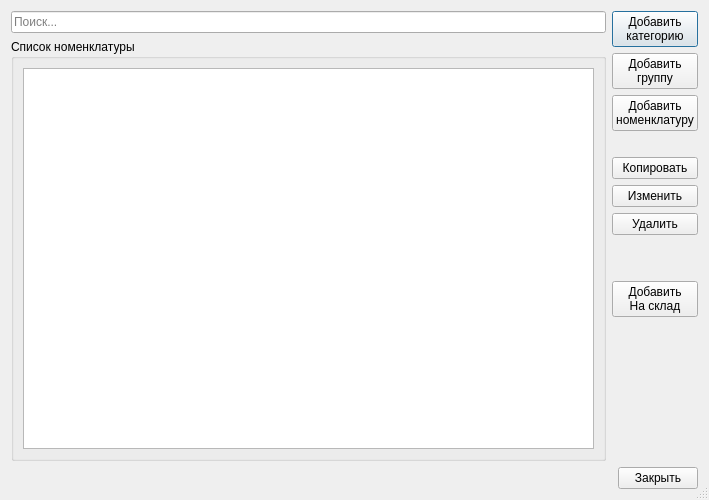
<?xml version="1.0" encoding="UTF-8"?>
<ui version="4.0">
 <class>InventoryDialog</class>
 <widget class="QDialog" name="InventoryDialog">
  <property name="windowModality">
   <enum>Qt::ApplicationModal</enum>
  </property>
  <property name="geometry">
   <rect>
    <x>0</x>
    <y>0</y>
    <width>709</width>
    <height>500</height>
   </rect>
  </property>
  <property name="contextMenuPolicy">
   <enum>Qt::NoContextMenu</enum>
  </property>
  <property name="windowTitle">
   <string>Редактор номенклатуры</string>
  </property>
  <property name="sizeGripEnabled">
   <bool>true</bool>
  </property>
  <property name="modal">
   <bool>true</bool>
  </property>
  <layout class="QVBoxLayout" name="verticalLayout_4">
   <item>
    <layout class="QHBoxLayout" name="horizontalLayout">
     <item>
      <layout class="QVBoxLayout" name="verticalLayout_3">
       <item>
        <widget class="QLineEdit" name="editSearch">
         <property name="placeholderText">
          <string>Поиск...</string>
         </property>
         <property name="clearButtonEnabled">
          <bool>true</bool>
         </property>
        </widget>
       </item>
       <item>
        <widget class="QGroupBox" name="grpInventory">
         <property name="title">
          <string>Список номенклатуры</string>
         </property>
         <layout class="QVBoxLayout" name="verticalLayout">
          <item>
           <widget class="QTreeView" name="treeInventory"/>
          </item>
         </layout>
        </widget>
       </item>
      </layout>
     </item>
     <item>
      <layout class="QVBoxLayout" name="verticalLayout_2">
       <item>
        <widget class="QPushButton" name="btnAddCategory">
         <property name="text">
          <string>Добавить
категорию</string>
         </property>
        </widget>
       </item>
       <item>
        <widget class="QPushButton" name="btnAddGroup">
         <property name="text">
          <string>Добавить
группу</string>
         </property>
        </widget>
       </item>
       <item>
        <widget class="QPushButton" name="btnAddInventory">
         <property name="text">
          <string>Добавить
номенклатуру</string>
         </property>
        </widget>
       </item>
       <item>
        <spacer name="verticalSpacer">
         <property name="orientation">
          <enum>Qt::Vertical</enum>
         </property>
         <property name="sizeType">
          <enum>QSizePolicy::Fixed</enum>
         </property>
         <property name="sizeHint" stdset="0">
          <size>
           <width>20</width>
           <height>20</height>
          </size>
         </property>
        </spacer>
       </item>
       <item>
        <widget class="QPushButton" name="btnCopy">
         <property name="text">
          <string>Копировать</string>
         </property>
        </widget>
       </item>
       <item>
        <widget class="QPushButton" name="btnEdit">
         <property name="text">
          <string>Изменить</string>
         </property>
        </widget>
       </item>
       <item>
        <widget class="QPushButton" name="btnDelete">
         <property name="text">
          <string>Удалить</string>
         </property>
        </widget>
       </item>
       <item>
        <spacer name="verticalSpacer_3">
         <property name="orientation">
          <enum>Qt::Vertical</enum>
         </property>
         <property name="sizeType">
          <enum>QSizePolicy::Fixed</enum>
         </property>
         <property name="sizeHint" stdset="0">
          <size>
           <width>20</width>
           <height>40</height>
          </size>
         </property>
        </spacer>
       </item>
       <item>
        <widget class="QPushButton" name="btnRegisterStock">
         <property name="text">
          <string>Добавить
На склад</string>
         </property>
         <property name="flat">
          <bool>false</bool>
         </property>
        </widget>
       </item>
       <item>
        <spacer name="verticalSpacer_2">
         <property name="orientation">
          <enum>Qt::Vertical</enum>
         </property>
         <property name="sizeHint" stdset="0">
          <size>
           <width>20</width>
           <height>40</height>
          </size>
         </property>
        </spacer>
       </item>
      </layout>
     </item>
    </layout>
   </item>
   <item>
    <layout class="QHBoxLayout" name="horizontalLayout_2">
     <item>
      <spacer name="horizontalSpacer">
       <property name="orientation">
        <enum>Qt::Horizontal</enum>
       </property>
       <property name="sizeHint" stdset="0">
        <size>
         <width>40</width>
         <height>20</height>
        </size>
       </property>
      </spacer>
     </item>
     <item>
      <widget class="QPushButton" name="btnClose">
       <property name="text">
        <string>Закрыть</string>
       </property>
      </widget>
     </item>
    </layout>
   </item>
  </layout>
 </widget>
 <resources/>
 <connections>
  <connection>
   <sender>btnClose</sender>
   <signal>clicked()</signal>
   <receiver>InventoryDialog</receiver>
   <slot>reject()</slot>
   <hints>
    <hint type="sourcelabel">
     <x>658</x>
     <y>479</y>
    </hint>
    <hint type="destinationlabel">
     <x>354</x>
     <y>249</y>
    </hint>
   </hints>
  </connection>
 </connections>
</ui>
